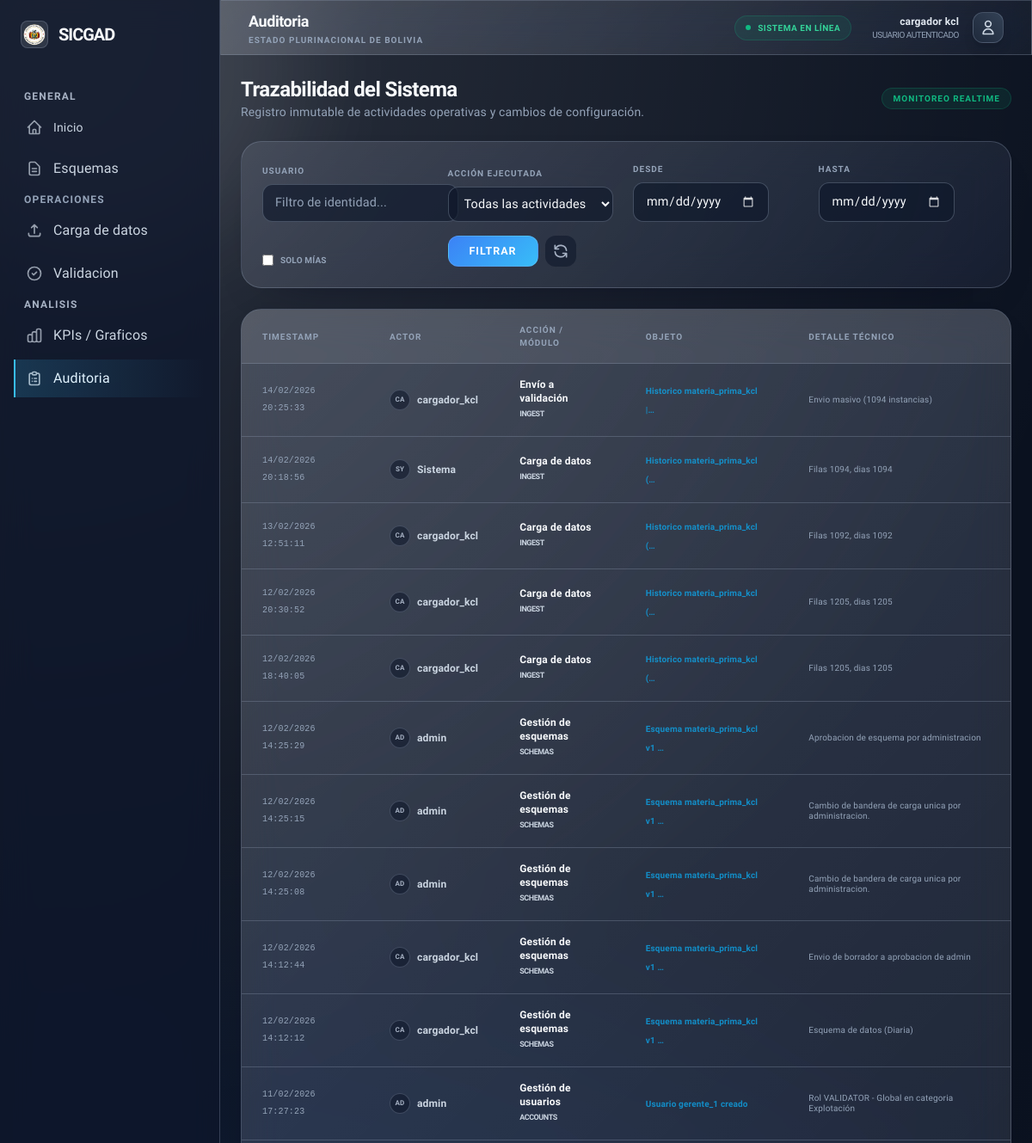
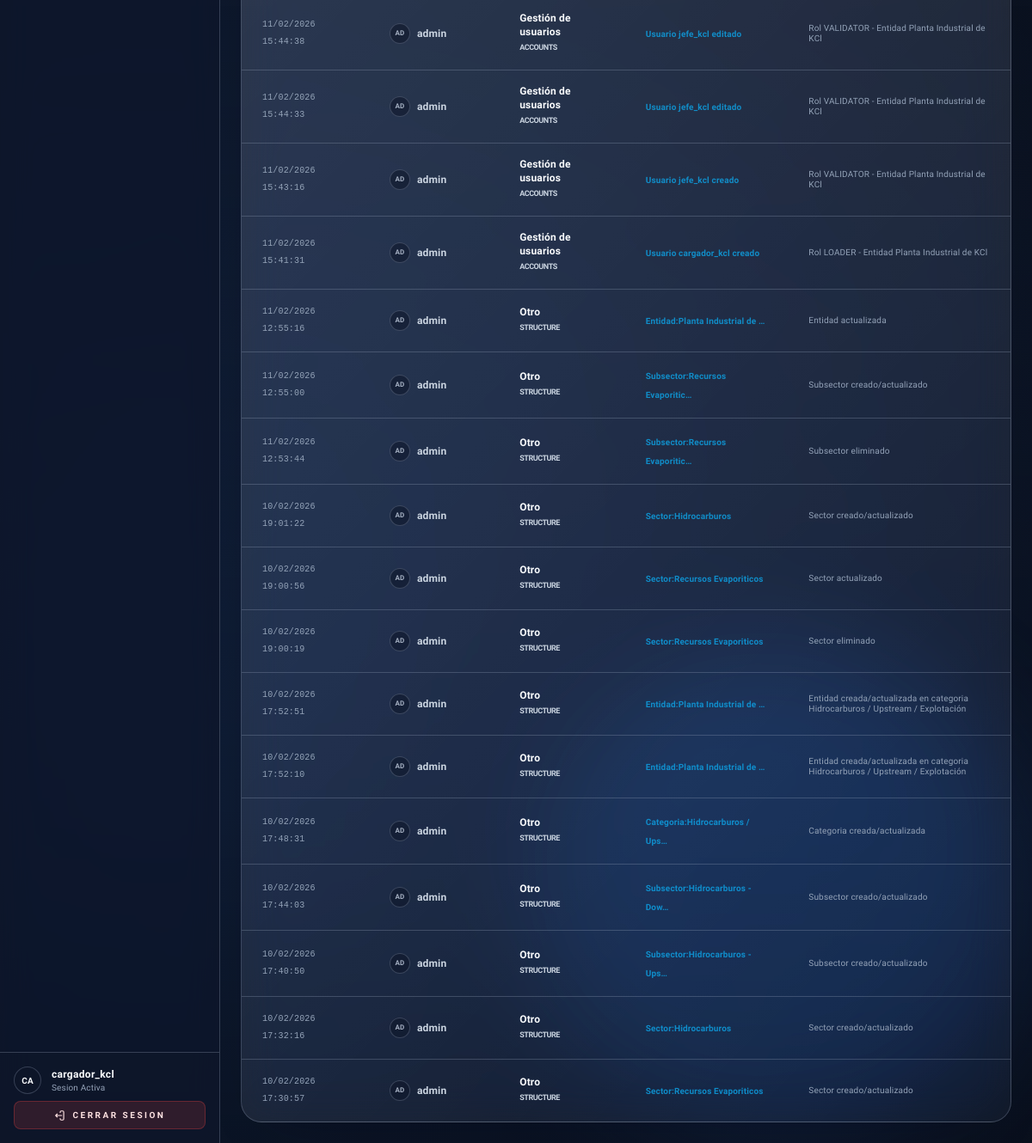
The page /audit/ (signed in) on the database its author committed (2 pictures, top to bottom).
### audit/models.py (models this page shows, shortened)
class AuditLog(models.Model):
    ACTION_CHOICES = [
        ("UPLOAD", "Carga de datos"),
        ("SUBMIT", "Envío a validación"),
        ("VALIDATION", "Validación"),
        ("EDIT", "Corrección de datos"),
        ("DELETE", "Eliminación de datos"),
        ("USER", "Gestión de usuarios"),
        ("SCHEMA", "Gestión de esquemas"),
        ("OTHER", "Otro"),
    ]
    user = models.ForeignKey(
        settings.AUTH_USER_MODEL,
        null=True,
        blank=True,
        on_delete=models.SET_NULL,
        related_name="audit_logs",
    )
    username = models.CharField(max_length=150, blank=True)
    action = models.CharField(max_length=20, choices=ACTION_CHOICES, default="OTHER")
    module = models.CharField(max_length=50, blank=True)
    object_repr = models.CharField(max_length=255, blank=True)
    details = models.TextField(blank=True)
    created_at = models.DateTimeField(auto_now_add=True)
    class Meta:
        ordering = ["-created_at"]
        verbose_name = "Audit Log"
        verbose_name_plural = "Audit Logs"

### audit/views.py (the view)
# urls.py: path("", views.log_list, name="log_list"),
@login_required
def log_list(request):
    qs = AuditLog.objects.select_related("user").all()
    user_query = request.GET.get("user", "").strip()
    action = request.GET.get("action", "").strip()
    date_from = request.GET.get("from", "").strip()
    date_to = request.GET.get("to", "").strip()
    only_mine = request.GET.get("only_mine") == "1"
    if only_mine:
        qs = qs.filter(user=request.user)
    elif user_query:
        qs = qs.filter(username__icontains=user_query)
    if action:
        qs = qs.filter(action=action)
    if date_from:
        qs = qs.filter(created_at__date__gte=date_from)
    if date_to:
        qs = qs.filter(created_at__date__lte=date_to)
    logs = qs.order_by("-created_at")[:500]
    return render(
        request,
        "audit/logs.html",
        {
            "logs": logs,
            "actions": AuditLog.ACTION_CHOICES,
            "filter_user": user_query,
            "filter_action": action,
            "filter_from": date_from,
            "filter_to": date_to,
            "only_mine": only_mine,
        },
    )

### templates/audit/logs.html (shortened to what this page needs)
{% extends "base.html" %}
{% block content %}
<div class="space-y-6 fade-in">
    <div class="flex flex-col md:flex-row md:items-center justify-between gap-4 mb-2">
        <div>
            <h2 class="text-2xl font-header font-bold text-white tracking-tight">Trazabilidad del Sistema</h2>
            <p class="text-slate-500 text-sm">Registro inmutable de actividades operativas y cambios de configuración.</p>
        </div>
        <div class="flex items-center gap-2">
            <span class="px-3 py-1 rounded-full bg-emerald-500/10 text-emerald-500 text-[10px] font-black uppercase tracking-widest border border-emerald-500/20">Monitoreo Realtime</span>
        </div>
    </div>
    <div class="glass-card rounded-3xl p-6 border-white/5 bg-slate-900/20">
        <form method="get" class="grid grid-cols-1 md:grid-cols-2 lg:grid-cols-4 xl:grid-cols-6 gap-4 items-end">
            <div class="space-y-2 lg:col-span-1">
                <label class="block text-[10px] font-bold text-slate-500 uppercase tracking-widest">Usuario</label>
                <input type="text" name="user" value="{{ filter_user }}" placeholder="Filtro de identidad..." />
            </div>
            <div class="space-y-2 lg:col-span-1">
                <label class="block text-[10px] font-bold text-slate-500 uppercase tracking-widest">Acción Ejecutada</label>
                <select name="action">
                    <option value="">Todas las actividades</option>
                </select>
            </div>
            <div class="space-y-2">
                <label class="block text-[10px] font-bold text-slate-500 uppercase tracking-widest">Desde</label>
                <input type="date" name="from" value="{{ filter_from }}" />
            </div>
            <div class="space-y-2">
                <label class="block text-[10px] font-bold text-slate-500 uppercase tracking-widest">Hasta</label>
                <input type="date" name="to" value="{{ filter_to }}" />
            </div>
            <div class="flex items-center gap-3 pt-6 lg:pt-0">
                <label class="flex items-center gap-2 cursor-pointer group">
                    <input type="checkbox" id="only_mine" name="only_mine" value="1" {% if only_mine %}checked{% endif %} class="rounded bg-slate-800 border-white/10" />
                    <span class="text-[10px] font-bold text-slate-500 uppercase group-hover:text-slate-300 transition-colors">Solo mías</span>
                </label>
            </div>
            <div class="flex items-center gap-2 xl:justify-end">
                <button type="submit" class="btn-primary py-2 px-6 glow-emerald">Filtrar</button>
                <a href="{% url 'audit:log_list' %}" class="p-2 rounded-xl bg-slate-800 hover:bg-slate-700 text-slate-400 transition-all">
                    <svg class="w-5 h-5" fill="none" stroke="currentColor" viewBox="0 0 24 24"><path stroke-linecap="round" stroke-linejoin="round" stroke-width="2" d="M4 4v5h.582m15.356 2A8.001 8.001 0 004.582 9m0 0H9m11 11v-5h-.581m0 0a8.003 8.003 0 01-15.357-2m15.357 2H15"></path></svg>
                </a>
            </div>
        </form>
    </div>
    <div class="glass-card rounded-3xl overflow-hidden border-white/5">
        <div class="overflow-x-auto">
            <table class="w-full text-left border-collapse">
                <thead>
                    <tr class="bg-white/[0.02] text-[10px] font-black text-slate-500 uppercase tracking-widest">
                        <th class="px-6 py-4">Timestamp</th>
                        <th class="px-6 py-4">Actor</th>
                        <th class="px-6 py-4">Acción / Módulo</th>
                        <th class="px-6 py-4">Objeto</th>
                        <th class="px-6 py-4">Detalle Técnico</th>
                    </tr>
                </thead>
                <tbody class="text-sm">
                    {% for log in logs %}
                    <tr class="border-t border-white/5 hover:bg-white/[0.01] transition-colors group">
                        <td class="px-6 py-4 font-mono text-[10px] text-slate-500">{{ log.created_at|date:"d/m/Y H:i:s" }}</td>
                        <td class="px-6 py-4">
                            <div class="flex items-center gap-2">
                                <span class="w-6 h-6 rounded-full bg-slate-800 border border-white/10 flex items-center justify-center text-[8px] font-black uppercase text-slate-400">
                                    {{ log.username|default:"SYS"|slice:":2" }}
                                </span>
                                <span class="text-slate-300 font-bold text-xs">{{ log.username|default:"Sistema" }}</span>
                            </div>
                        </td>
                        <td class="px-6 py-4">
                            <div class="flex flex-col">
                                <span class="text-xs font-bold text-white group-hover:text-emerald-400 transition-colors">{{ log.get_action_display }}</span>
                                <span class="text-[9px] font-black text-slate-600 uppercase tracking-tighter">{{ log.module|default:"Core" }}</span>
                            </div>
                        </td>
                        <td class="px-6 py-4">
                            <span class="text-[10px] font-bold text-sky-500/80">{{ log.object_repr|default:"-"|truncatechars:30 }}</span>
                        </td>
                        <td class="px-6 py-4 max-w-xs">
                            <p class="text-[10px] text-slate-500 leading-tight">{{ log.details|truncatechars:120 }}</p>
                        </td>
                    </tr>
                    {% empty %}
                    <tr>
                        <td colspan="5" class="px-6 py-12 text-center italic text-slate-600">No se encontraron registros de auditoría.</td>
                    </tr>
                    {% endfor %}
                </tbody>
            </table>
        </div>
    </div>
</div>
{% endblock %}

### templates/partials/sidebar.html (shortened to what this page needs)
{% load static %}
<aside class='w-64 sidebar border-r border-white/10 hidden lg:flex flex-col h-screen sticky top-0 z-50'>
  <div class='p-6 flex items-center gap-3'>
    <div class="w-8 h-8 rounded-lg bg-white/10 flex items-center justify-center border border-white/20 overflow-hidden">
      <img src="{% static 'escudo.png' %}" alt="Escudo Bolivia" class="w-7 h-7 object-contain" />
    </div>
    {% url 'landing' as landing_url %}
    <a href='{{ landing_url }}'
      class='text-xl font-header tracking-tighter text-white hover:text-blue-600 transition-colors'>
      SICGAD
    </a>
  </div>
  <nav class='flex-1 px-4 py-2 space-y-1.5 overflow-y-auto custom-scrollbar'>
    {% url 'home' as home_url %}
    {% url 'schemas:schema_list' as schemas_url %}
    {% url 'ingest:upload' as ingest_url %}
    {% url 'ingest:upload_history' as ingest_history_url %}
    {% url 'validation:inbox' as validation_url %}
    {% url 'audit:log_list' as audit_url %}
    <div class="text-xs font-bold uppercase tracking-widest text-slate-400 px-3 mt-4 mb-2">General</div>
    <a href='{{ home_url }}'
      class='sidebar-link flex items-center gap-3 px-3 py-2.5 transition-all group text-sm {% if request.path == home_url %}active{% endif %}'>
      <span class="font-medium">Inicio</span>
    </a>
    <a href='{{ schemas_url }}'
      class='sidebar-link flex items-center gap-3 px-3 py-2.5 transition-all group {% if request.path|slice:":9" == "/schemas/" %}active{% endif %}'>
      <span class="font-medium">Esquemas</span>
    </a>
    <div class="text-xs font-bold uppercase tracking-widest text-slate-500 px-3 mt-6 mb-2">Operaciones</div>
    {% if is_admin or is_loader %}
    <a href='{% if is_admin %}{{ ingest_history_url }}{% else %}{{ ingest_url }}{% endif %}'
      class='sidebar-link flex items-center gap-3 px-3 py-2.5 transition-all group {% if request.path|slice:":8" == "/ingest/" %}active{% endif %}'>
      <svg class="w-5 h-5 opacity-70 group-hover:opacity-100 transition-opacity" fill="none" stroke="currentColor" viewBox="0 0 24 24">
        <path stroke-linecap="round" stroke-linejoin="round" stroke-width="2" d="M4 16v1a3 3 0 003 3h10a3 3 0 003-3v-1m-4-8l-4-4m0 0L8 8m4-4v12"></path>
      </svg>
      <span class="font-medium">Carga de datos</span>
    </a>
    {% endif %}
    {% if is_validator or is_admin or is_loader %}
    <a href='{% if is_validator or is_admin %}{{ validation_url }}{% else %}{{ ingest_history_url }}{% endif %}'
      class='sidebar-link flex items-center gap-3 px-3 py-2.5 transition-all group {% if request.path|slice:":10" == "/validate/" or request.path == ingest_history_url and is_loader %}active{% endif %}'>
      <svg class="w-5 h-5 opacity-70 group-hover:opacity-100 transition-opacity" fill="none" stroke="currentColor" viewBox="0 0 24 24">
        <path stroke-linecap="round" stroke-linejoin="round" stroke-width="2" d="M9 12l2 2 4-4m6 2a9 9 0 11-18 0 9 9 0 0118 0z"></path>
      </svg>
      <span class="font-medium">Validacion</span>
    </a>
    {% endif %}
    <div class="text-xs font-bold uppercase tracking-widest text-slate-400 px-3 mt-6 mb-2">Analisis</div>
    <a href='{% url "kpis_charts" %}'
      class='sidebar-link flex items-center gap-3 px-3 py-2.5 transition-all group {% if request.path|slice:":6" == "/kpis/" %}active{% endif %}'>
      <span class="font-medium">KPIs / Graficos</span>
    </a>
    <a href='{{ audit_url }}'
      class='sidebar-link flex items-center gap-3 px-3 py-2.5 transition-all group {% if request.path|slice:":7" == "/audit/" %}active{% endif %}'>
      <span class="font-medium">Auditoria</span>
    </a>
  </nav>
  <div class="p-4 border-t border-white/5 bg-slate-950/20">
    <div class="flex items-center gap-3 mb-2">
      <div class="w-8 h-8 rounded-full bg-slate-800 border border-white/10 flex items-center justify-center text-[10px] font-bold uppercase text-white">
        {{ request.user.username|slice:":2" }}
      </div>
      <div class="flex-1 min-w-0">
        <p class="text-xs font-semibold text-white truncate font-heading tracking-wide">{{ request.user.username }}</p>
        <p class="text-[10px] text-slate-500 truncate">Sesion Activa</p>
      </div>
    </div>
    <form method='post' action='{% url "logout" %}'>
      <button type='submit'
        class='w-full flex items-center justify-center gap-2 px-3 py-2 rounded-lg text-[10px] font-bold uppercase tracking-[0.25em] text-red-100 bg-red-500/15 border border-red-500/30 shadow-[0_10px_24px_-18px_rgba(239,68,68,0.8)] transition hover:bg-red-500/25 hover:border-red-400 focus:outline-none focus-visible:ring-2 focus-visible:ring-red-400/60'>
        <svg class="h-3.5 w-3.5" fill="none" stroke="currentColor" viewBox="0 0 24 24" aria-hidden="true">
          <path stroke-linecap="round" stroke-linejoin="round" stroke-width="2" d="M15 12H3m0 0l3-3m-3 3l3 3m6-9V5a2 2 0 012-2h3a2 2 0 012 2v14a2 2 0 01-2 2h-3a2 2 0 01-2-2v-1" />
        </svg>
        Cerrar sesion
      </button>
    </form>
  </div>
</aside>

### templates/partials/topbar.html (shortened to what this page needs)
<header class='h-16 glass-effect border-b border-white/5 flex items-center justify-between px-8 sticky top-0 z-40'>
  <div class='flex items-center gap-4'>
    <div class="flex flex-col">
        <h1 class='text-lg font-header font-bold tracking-tight text-white'>
        {{ current_section|default:"Inicio" }}
        </h1>
        <p class="text-[10px] text-slate-500 uppercase tracking-widest font-bold">Estado Plurinacional de Bolivia</p>
    </div>
  </div>
  <div class='flex items-center gap-6'>
    <div class="hidden md:flex items-center gap-2 px-3 py-1.5 rounded-full bg-emerald-500/10 border border-emerald-500/20">
        <div class="w-1.5 h-1.5 rounded-full bg-emerald-500 animate-pulse"></div>
        <span class="text-[10px] font-bold text-emerald-400 uppercase tracking-wider">Sistema en línea</span>
    </div>
    {% if request.user.is_authenticated %}
      <div class='flex items-center gap-4'>
        <div class="flex flex-col items-end">
            <span class='text-xs font-semibold text-slate-200'>{{ request.user.get_full_name|default:request.user.username }}</span>
            <span class="text-[10px] text-slate-500 uppercase tracking-tighter">{{ role|default:"Usuario Autenticado" }}</span>
        </div>
        <div class="w-9 h-9 rounded-xl bg-gradient-to-tr from-slate-800 to-slate-700 border border-white/10 flex items-center justify-center shadow-lg">
            <svg class="w-5 h-5 text-slate-300" fill="none" stroke="currentColor" viewBox="0 0 24 24"><path stroke-linecap="round" stroke-linejoin="round" stroke-width="2" d="M16 7a4 4 0 11-8 0 4 4 0 018 0zM12 14a7 7 0 00-7 7h14a7 7 0 00-7-7z"></path></svg>
        </div>
      </div>
    {% endif %}
  </div>
</header>

### rows shown on the page
AuditLog: created_at "14/02/2026 20:25:33", username "CA", username "cargador_kcl", action "Envío a validación", module "INGEST", object_repr "Historico materia_prima_kcl |…", details "Envio masivo (1094 instancias)"
AuditLog: created_at "14/02/2026 20:18:56", username "SY", username "Sistema", action "Carga de datos", module "INGEST", object_repr "Historico materia_prima_kcl (…", details "Filas 1094, dias 1094"
AuditLog: created_at "13/02/2026 12:51:11", username "CA", username "cargador_kcl", action "Carga de datos", module "INGEST", object_repr "Historico materia_prima_kcl (…", details "Filas 1092, dias 1092"
AuditLog: created_at "12/02/2026 20:30:52", username "CA", username "cargador_kcl", action "Carga de datos", module "INGEST", object_repr "Historico materia_prima_kcl (…", details "Filas 1205, dias 1205"
AuditLog: created_at "12/02/2026 18:40:05", username "CA", username "cargador_kcl", action "Carga de datos", module "INGEST", object_repr "Historico materia_prima_kcl (…", details "Filas 1205, dias 1205"
AuditLog: created_at "12/02/2026 14:25:29", username "AD", username "admin", action "Gestión de esquemas", module "SCHEMAS", object_repr "Esquema materia_prima_kcl v1 …", details "Aprobacion de esquema por administracion"
AuditLog: created_at "12/02/2026 14:25:15", username "AD", username "admin", action "Gestión de esquemas", module "SCHEMAS", object_repr "Esquema materia_prima_kcl v1 …", details "Cambio de bandera de carga unica por administracion."
AuditLog: created_at "12/02/2026 14:25:08", username "AD", username "admin", action "Gestión de esquemas", module "SCHEMAS", object_repr "Esquema materia_prima_kcl v1 …", details "Cambio de bandera de carga unica por administracion."
AuditLog: created_at "12/02/2026 14:12:44", username "CA", username "cargador_kcl", action "Gestión de esquemas", module "SCHEMAS", object_repr "Esquema materia_prima_kcl v1 …", details "Envio de borrador a aprobacion de admin"
AuditLog: created_at "12/02/2026 14:12:12", username "CA", username "cargador_kcl", action "Gestión de esquemas", module "SCHEMAS", object_repr "Esquema materia_prima_kcl v1 …", details "Esquema de datos (Diaria)"
AuditLog: created_at "11/02/2026 17:27:23", username "AD", username "admin", action "Gestión de usuarios", module "ACCOUNTS", object_repr "Usuario gerente_1 creado", details "Rol VALIDATOR - Global en categoria Explotación"
AuditLog: created_at "11/02/2026 15:44:38", username "AD", username "admin", action "Gestión de usuarios", module "ACCOUNTS", object_repr "Usuario jefe_kcl editado", details "Rol VALIDATOR - Entidad Planta Industrial de KCl"
AuditLog: created_at "11/02/2026 15:44:33", username "AD", username "admin", action "Gestión de usuarios", module "ACCOUNTS", object_repr "Usuario jefe_kcl editado", details "Rol VALIDATOR - Entidad Planta Industrial de KCl"
AuditLog: created_at "11/02/2026 15:43:16", username "AD", username "admin", action "Gestión de usuarios", module "ACCOUNTS", object_repr "Usuario jefe_kcl creado", details "Rol VALIDATOR - Entidad Planta Industrial de KCl"
AuditLog: created_at "11/02/2026 15:41:31", username "AD", username "admin", action "Gestión de usuarios", module "ACCOUNTS", object_repr "Usuario cargador_kcl creado", details "Rol LOADER - Entidad Planta Industrial de KCl"
AuditLog: created_at "11/02/2026 12:55:16", username "AD", username "admin", action "Otro", module "STRUCTURE", object_repr "Entidad:Planta Industrial de …", details "Entidad actualizada"
AuditLog: created_at "11/02/2026 12:55:00", username "AD", username "admin", action "Otro", module "STRUCTURE", object_repr "Subsector:Recursos Evaporitic…", details "Subsector creado/actualizado"
AuditLog: created_at "11/02/2026 12:53:44", username "AD", username "admin", action "Otro", module "STRUCTURE", object_repr "Subsector:Recursos Evaporitic…", details "Subsector eliminado"
AuditLog: created_at "10/02/2026 19:01:22", username "AD", username "admin", action "Otro", module "STRUCTURE", object_repr "Sector:Hidrocarburos", details "Sector creado/actualizado"
AuditLog: created_at "10/02/2026 19:00:56", username "AD", username "admin", action "Otro", module "STRUCTURE", object_repr "Sector:Recursos Evaporiticos", details "Sector actualizado"
AuditLog: created_at "10/02/2026 19:00:19", username "AD", username "admin", action "Otro", module "STRUCTURE", object_repr "Sector:Recursos Evaporiticos", details "Sector eliminado"
AuditLog: created_at "10/02/2026 17:52:51", username "AD", username "admin", action "Otro", module "STRUCTURE", object_repr "Entidad:Planta Industrial de …", details "Entidad creada/actualizada en categoria Hidrocarburos / Upstream / Explotación"
AuditLog: created_at "10/02/2026 17:52:10", username "AD", username "admin", action "Otro", module "STRUCTURE", object_repr "Entidad:Planta Industrial de …", details "Entidad creada/actualizada en categoria Hidrocarburos / Upstream / Explotación"
AuditLog: created_at "10/02/2026 17:48:31", username "AD", username "admin", action "Otro", module "STRUCTURE", object_repr "Categoria:Hidrocarburos / Ups…", details "Categoria creada/actualizada"
AuditLog: created_at "10/02/2026 17:44:03", username "AD", username "admin", action "Otro", module "STRUCTURE", object_repr "Subsector:Hidrocarburos - Dow…", details "Subsector creado/actualizado"
AuditLog: created_at "10/02/2026 17:40:50", username "AD", username "admin", action "Otro", module "STRUCTURE", object_repr "Subsector:Hidrocarburos - Ups…", details "Subsector creado/actualizado"
AuditLog: created_at "10/02/2026 17:32:16", username "AD", username "admin", action "Otro", module "STRUCTURE", object_repr "Sector:Hidrocarburos", details "Sector creado/actualizado"
AuditLog: created_at "10/02/2026 17:30:57", username "AD", username "admin", action "Otro", module "STRUCTURE", object_repr "Sector:Recursos Evaporiticos", details "Sector creado/actualizado"

### other values the page prints
{{ request.user.username|slice:":2" }} "CA"
{{ request.user.username }} "cargador_kcl"
{{ current_section|default:"Inicio" }} "Auditoria"
{{ request.user.get_full_name|default:request.user.username }} "cargador kcl"
{{ role|default:"Usuario Autenticado" }} "USUARIO AUTENTICADO"
